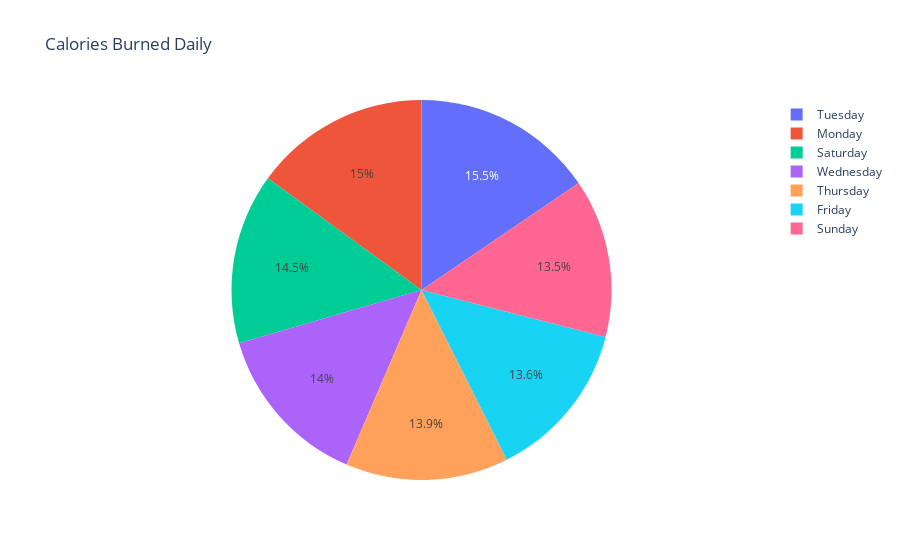

Write notebook code for a chart like this one.
### Code cell
fig = go.Figure(
    data=[go.Pie(labels=days_count.index, values=df.Calories)])
fig.update_layout(title_text='Calories Burned Daily')
fig.show()

### Figure 1 — Plotly figure (JSON) as saved in the notebook; plotly's stock layout.template omitted (floating-point values rounded to 4 significant figures; data arrays with more than 128 entries replaced by an {"elided": "..."} marker saying what was removed)
{"data": [{"labels": ["Tuesday", "Wednesday", "Thursday", "Friday", "Saturday", "Sunday", "Monday"], "type": "pie", "values": {"elided": "940 int values"}}], "layout": {"title": {"text": "Calories Burned Daily"}}}
